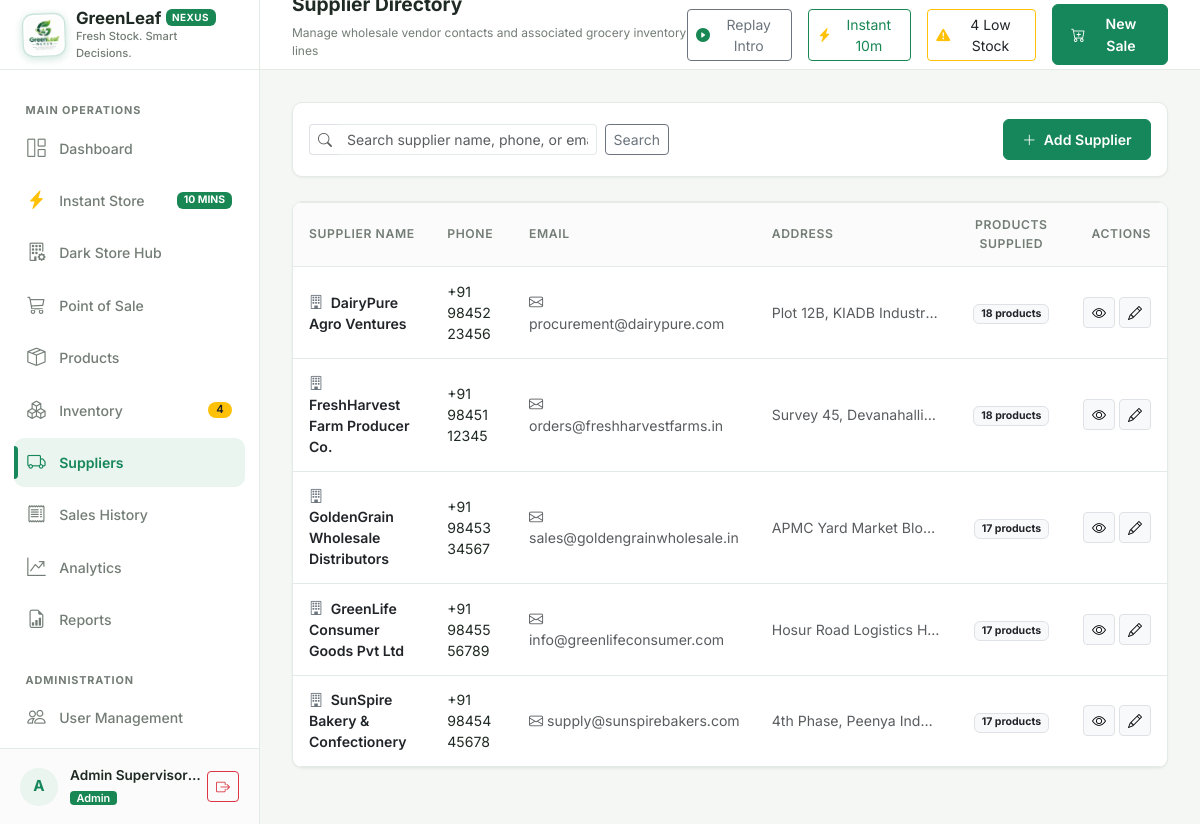
Screenshot of /suppliers/ (signed in) with the database file from the repository.
### models/user.py (models this page shows, shortened)
class User(UserMixin, db.Model):
    __tablename__ = "users"
    user_id = db.Column(db.Integer, primary_key=True, autoincrement=True)
    username = db.Column(db.String(50), unique=True, nullable=False, index=True)
    full_name = db.Column(db.String(100), nullable=False)
    password_hash = db.Column(db.String(255), nullable=False)
    role = db.Column(db.String(20), nullable=False, default="cashier")  # 'admin' or 'cashier'
    is_active = db.Column(db.Boolean, default=True, nullable=False)
    created_at = db.Column(db.DateTime, default=datetime.utcnow, nullable=False)
    sales = db.relationship("Sale", back_populates="cashier", lazy="dynamic")
    movements = db.relationship("InventoryMovement", back_populates="user", lazy="dynamic")
    audit_logs = db.relationship("AuditLog", back_populates="user", lazy="dynamic")
    @property
    def is_admin(self):
        return self.role == "admin"

### models/supplier.py (models this page shows, shortened)
class Supplier(db.Model):
    __tablename__ = "suppliers"
    supplier_id = db.Column(db.Integer, primary_key=True, autoincrement=True)
    name = db.Column(db.String(100), nullable=False, index=True)
    phone = db.Column(db.String(30), nullable=True)
    email = db.Column(db.String(100), nullable=True)
    address = db.Column(db.Text, nullable=True)
    created_at = db.Column(db.DateTime, default=datetime.utcnow, nullable=False)
    products = db.relationship("Product", back_populates="supplier", lazy="dynamic")

### routes/suppliers.py (the view)
@suppliers_bp.route("/")
@login_required
@admin_required
def index():
    search = request.args.get("search", "").strip()
    query = Supplier.query
    if search:
        query = query.filter(
            (Supplier.name.ilike(f"%{search}%")) |
            (Supplier.email.ilike(f"%{search}%")) |
            (Supplier.phone.ilike(f"%{search}%"))
        )
    suppliers = query.order_by(Supplier.name.asc()).all()
    return render_template("suppliers/index.html", suppliers=suppliers, search=search)

### routes/auth.py (called while the page is built)
def admin_required(f):
    @wraps(f)
    def decorated_function(*args, **kwargs):
        if not current_user.is_authenticated:
            return redirect(url_for("auth.login", next=request.url))
        if not current_user.is_admin:
            flash("Access denied: Administrator privileges required.", "danger")
            return abort(403)
        return f(*args, **kwargs)
    return decorated_function

### templates/suppliers/index.html (shortened to what this page needs)
{% extends "base.html" %}
{% block page_subtitle %}Manage wholesale vendor contacts and associated grocery inventory lines{% endblock %}
{% block content %}
<div class="card-custom p-3 mb-4">
  <div class="d-flex flex-wrap align-items-center justify-content-between gap-3">
    <form method="GET" action="{{ url_for('suppliers.index') }}" class="d-flex align-items-center gap-2 flex-grow-1" style="max-width: 360px;">
      <div class="input-group input-group-sm">
        <span class="input-group-text bg-white border-end-0 text-muted"><i class="bi bi-search"></i></span>
        <input type="text" name="search" class="form-control form-control-custom border-start-0" placeholder="Search supplier name, phone, or email..." value="{{ search }}">
      </div>
      <button type="submit" class="btn btn-sm btn-outline-secondary">Search</button>
    </form>
    <a href="{{ url_for('suppliers.create') }}" class="btn btn-sm btn-green">
      <i class="bi bi-plus-lg me-1"></i> Add Supplier
    </a>
  </div>
</div>
<div class="card-custom p-0 overflow-hidden mb-4">
  <div class="table-responsive">
    <table class="table-custom mb-0">
      <thead>
        <tr>
          <th>Supplier Name</th>
          <th>Phone</th>
          <th>Email</th>
          <th>Address</th>
          <th class="text-center">Products Supplied</th>
          <th class="text-end">Actions</th>
        </tr>
      </thead>
      <tbody>
        {% for s in suppliers %}
        <tr>
          <td>
            <a href="{{ url_for('suppliers.details', supplier_id=s.supplier_id) }}" class="fw-semibold text-dark text-decoration-none">
              <i class="bi bi-building me-1 text-secondary"></i> {{ s.name }}
            </a>
          </td>
          <td>{{ s.phone or '—' }}</td>
          <td>
            {% if s.email %}
              <a href="mailto:{{ s.email }}" class="text-decoration-none text-muted"><i class="bi bi-envelope me-1"></i>{{ s.email }}</a>
            {% else %}—{% endif %}
          </td>
          <td class="small text-muted text-truncate" style="max-width: 200px;">{{ s.address or '—' }}</td>
          <td class="text-center">
            <span class="badge bg-light text-dark border">{{ s.products.count() }} products</span>
          </td>
          <td class="text-end">
            <div class="d-inline-flex gap-1">
              <a href="{{ url_for('suppliers.details', supplier_id=s.supplier_id) }}" class="btn btn-sm btn-light border py-1 px-2" title="View Products">
                <i class="bi bi-eye"></i>
              </a>
              <a href="{{ url_for('suppliers.edit', supplier_id=s.supplier_id) }}" class="btn btn-sm btn-light border py-1 px-2" title="Edit Supplier">
                <i class="bi bi-pencil"></i>
              </a>
            </div>
          </td>
        </tr>
        {% endfor %}
      </tbody>
    </table>
  </div>
</div>
{% endblock %}

### templates/base.html (shortened to what this page needs)
<!DOCTYPE html>
<html lang="en">
<head>
  <link href="https://cdn.jsdelivr.net/npm/bootstrap@5.3.3/dist/css/bootstrap.min.css" rel="stylesheet">
  <link href="https://cdn.jsdelivr.net/npm/bootstrap-icons@1.11.3/font/bootstrap-icons.min.css" rel="stylesheet">
  <link href="{{ url_for('static', filename='css/style.css') }}" rel="stylesheet">
</head>
<body>
<div class="app-container">
  <aside class="app-sidebar" id="appSidebar">
    <a href="{{ url_for('dashboard.index') if current_user.is_authenticated and current_user.is_admin else url_for('pos.index') }}" class="brand-section text-decoration-none">
      <img src="{{ url_for('static', filename='img/greenleaf-nexus-logo.png') }}" alt="GreenLeaf Nexus Official Logo" class="brand-logo-img">
      <div class="brand-text">
        <h1 class="d-flex align-items-center gap-1 mb-0">
          GreenLeaf <span class="badge bg-success text-white fw-bold" style="font-size: 0.62rem; letter-spacing: 0.5px;">NEXUS</span>
        </h1>
        <p class="mb-0">{{ STORE_TAGLINE }}</p>
      </div>
    </a>
    <nav class="sidebar-nav">
      <div class="nav-section-title">Main Operations</div>
      {% if current_user.is_authenticated and current_user.is_admin %}
      <a href="{{ url_for('dashboard.index') }}" class="nav-link-custom {% if request.endpoint == 'dashboard.index' %}active{% endif %}">
        <i class="bi bi-grid-1x2"></i>
        <span>Dashboard</span>
      </a>
      {% endif %}
      <a href="{{ url_for('express.store') }}" class="nav-link-custom {% if request.endpoint.startswith('express.store') %}active{% endif %}">
        <i class="bi bi-lightning-charge-fill text-warning"></i>
        <span>Instant Store</span>
        <span class="badge bg-success ms-auto" style="font-size: 0.65rem;">10 MINS</span>
      </a>
      {% if current_user.is_authenticated and current_user.is_admin %}
      <a href="{{ url_for('express.picker_console') }}" class="nav-link-custom {% if request.endpoint.startswith('express.picker') %}active{% endif %}">
        <i class="bi bi-building-gear"></i>
        <span>Dark Store Hub</span>
      </a>
      {% endif %}
      <a href="{{ url_for('pos.index') }}" class="nav-link-custom {% if request.endpoint.startswith('pos.') %}active{% endif %}">
        <i class="bi bi-cart3"></i>
        <span>Point of Sale</span>
      </a>
      {% if current_user.is_authenticated and current_user.is_admin %}
      <a href="{{ url_for('products.index') }}" class="nav-link-custom {% if request.endpoint.startswith('products.') %}active{% endif %}">
        <i class="bi bi-box-seam"></i>
        <span>Products</span>
      </a>
      <a href="{{ url_for('inventory.index') }}" class="nav-link-custom {% if request.endpoint.startswith('inventory.') %}active{% endif %}">
        <i class="bi bi-boxes"></i>
        <span>Inventory</span>
        {% if LOW_STOCK_GLOBAL_COUNT > 0 %}
          <span class="badge bg-warning text-dark sidebar-badge">{{ LOW_STOCK_GLOBAL_COUNT }}</span>
        {% endif %}
      </a>
      <a href="{{ url_for('suppliers.index') }}" class="nav-link-custom {% if request.endpoint.startswith('suppliers.') %}active{% endif %}">
        <i class="bi bi-truck"></i>
        <span>Suppliers</span>
      </a>
      {% endif %}
      <a href="{{ url_for('sales.index') }}" class="nav-link-custom {% if request.endpoint.startswith('sales.') %}active{% endif %}">
        <i class="bi bi-receipt"></i>
        <span>Sales History</span>
      </a>
      {% if current_user.is_authenticated and current_user.is_admin %}
      <a href="{{ url_for('analytics.index') }}" class="nav-link-custom {% if request.endpoint.startswith('analytics.') %}active{% endif %}">
        <i class="bi bi-graph-up-arrow"></i>
        <span>Analytics</span>
      </a>
      <a href="{{ url_for('reports.index') }}" class="nav-link-custom {% if request.endpoint.startswith('reports.') %}active{% endif %}">
        <i class="bi bi-file-earmark-bar-graph"></i>
        <span>Reports</span>
      </a>
      <div class="nav-section-title mt-3">Administration</div>
      <a href="{{ url_for('users.index') }}" class="nav-link-custom {% if request.endpoint.startswith('users.') %}active{% endif %}">
        <i class="bi bi-people"></i>
        <span>User Management</span>
      </a>
      {% endif %}
    </nav>
    <div class="user-profile-widget">
      <div class="user-avatar">
        {{ current_user.full_name[:1].upper() if current_user.is_authenticated else 'G' }}
      </div>
      <div class="user-info-text">
        <div class="user-name">{{ current_user.full_name if current_user.is_authenticated else 'Guest' }}</div>
        <span class="user-role-badge {% if current_user.is_authenticated and current_user.is_admin %}badge bg-success{% else %}badge bg-secondary{% endif %}">
          {{ current_user.role if current_user.is_authenticated else 'Visitor' }}
        </span>
      </div>
      <a href="{{ url_for('auth.logout') }}" class="btn btn-sm btn-outline-danger ms-1" title="Log Out">
        <i class="bi bi-box-arrow-right"></i>
      </a>
    </div>
  </aside>
  <div class="main-wrapper">
    <header class="app-topbar">
      <div class="d-flex align-items-center gap-3">
        <div class="topbar-title-section">
          <h2>{% block page_title %}Overview{% endblock %}</h2>
          <p>{% block page_subtitle %}Real-time store management and inventory surveillance{% endblock %}</p>
        </div>
      </div>
      <div class="topbar-actions">
        <button type="button" class="btn btn-sm btn-outline-secondary d-none d-md-inline-flex align-items-center gap-1" id="btnReplayIntro" title="Replay 'Welcome to GreenLeaf Nexus' Framer Page Transition">
          <i class="bi bi-play-circle-fill text-success"></i>
          <span>Replay Intro</span>
        </button>
        <a href="{{ url_for('express.store') }}" class="btn btn-sm btn-outline-success d-inline-flex align-items-center gap-1">
          <i class="bi bi-lightning-charge-fill text-warning"></i>
          <span class="d-none d-sm-inline">Instant 10m</span>
        </a>
        {% if LOW_STOCK_GLOBAL_COUNT > 0 and current_user.is_authenticated and current_user.is_admin %}
        <a href="{{ url_for('inventory.index', filter='low_stock') }}" class="btn btn-sm btn-outline-warning text-dark d-none d-md-inline-flex align-items-center gap-1" title="Low stock products require attention">
          <i class="bi bi-exclamation-triangle-fill text-warning"></i>
          <span>{{ LOW_STOCK_GLOBAL_COUNT }} Low Stock</span>
        </a>
        {% endif %}
        <a href="{{ url_for('pos.index') }}" class="btn btn-sm btn-green d-flex align-items-center gap-2">
          <i class="bi bi-cart-plus"></i>
          <span class="d-none d-sm-inline">New Sale</span>
        </a>
      </div>
    </header>
    <main class="content-body">
      {% block content %}{% endblock %}
    </main>
  </div>
</div>
</body>
</html>

### rows the page displays
User: is_active+full_name "A", is_active+full_name "Admin Supervisor…", is_active+role "Admin"
Supplier: name "DairyPure Agro Ventures", phone "+91 98452 23456", email "procurement@dairypure.com", address "Plot 12B, KIADB Industr…", products.count "18"
Supplier: name "FreshHarvest Farm Producer Co.", phone "+91 98451 12345", email "orders@freshharvestfarms.in", address "Survey 45, Devanahalli…", products.count "18"
Supplier: name "GoldenGrain Wholesale Distributors", phone "+91 98453 34567", email "sales@goldengrainwholesale.in", address "APMC Yard Market Blo…", products.count "17"
Supplier: name "GreenLife Consumer Goods Pvt Ltd", phone "+91 98455 56789", email "info@greenlifeconsumer.com", address "Hosur Road Logistics H…", products.count "17"
Supplier: name "SunSpire Bakery & Confectionery", phone "+91 98454 45678", email "supply@sunspirebakers.com", address "4th Phase, Peenya Ind…", products.count "17"

### other values shown
{{ STORE_TAGLINE }} "Fresh Stock. Smart Decisions."
{{ LOW_STOCK_GLOBAL_COUNT }} "4"
